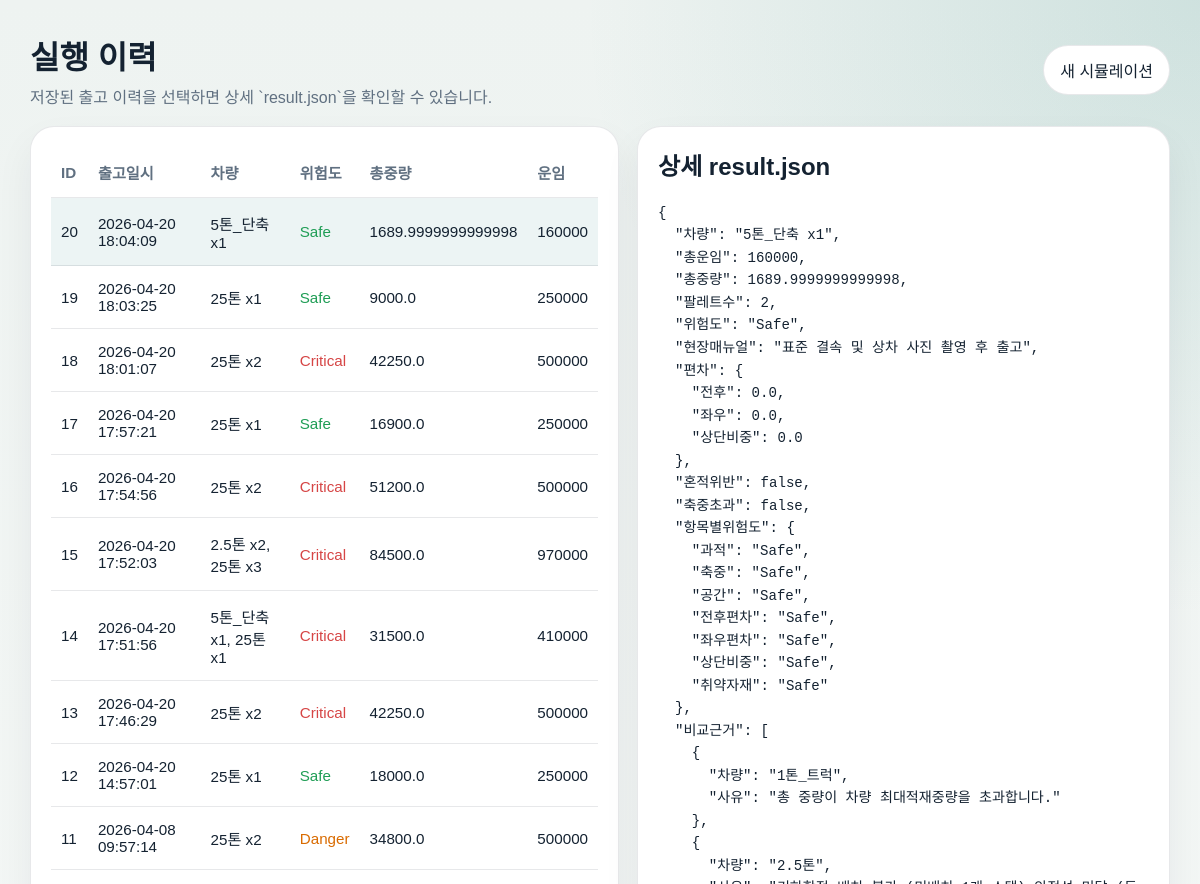
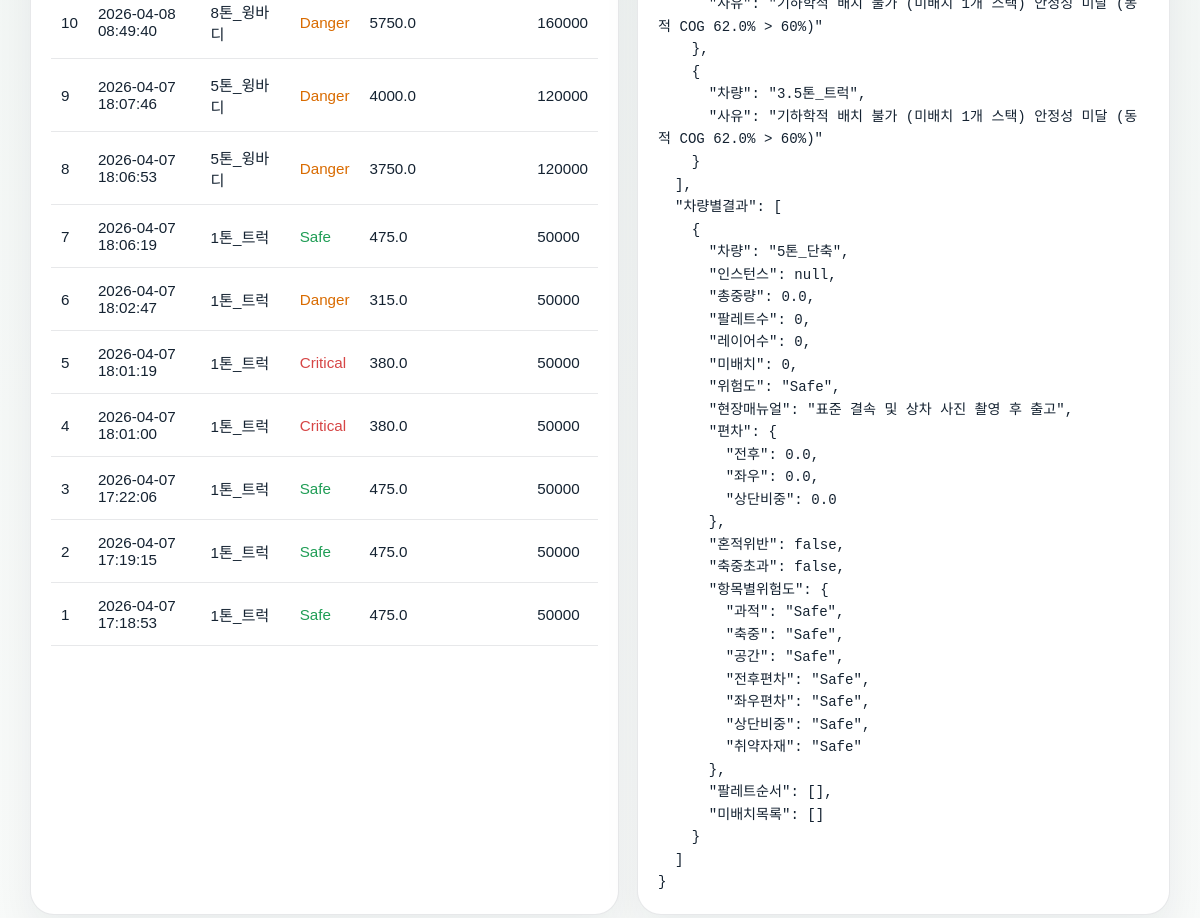
The app's page /history with its own data (2 pictures, top to bottom).
### tables this page shows
CREATE TABLE history (
                id INTEGER PRIMARY KEY AUTOINCREMENT,
                created_at TEXT NOT NULL,
                vehicle_name TEXT NOT NULL,
                risk_level TEXT NOT NULL,
                total_weight REAL NOT NULL,
                freight_cost INTEGER NOT NULL,
                result_json TEXT NOT NULL
            );

### src/app.py (the view)
@app.get("/history")
def history() -> str:
    init_history_db()
    selected_id = request.args.get("id", type=int)
    with get_db_connection() as connection:
        rows = connection.execute(
            "SELECT id, created_at, vehicle_name, risk_level, total_weight, freight_cost, result_json FROM history ORDER BY id DESC"
        ).fetchall()
    selected_payload = None
    if selected_id is not None:
        for row in rows:
            if row["id"] == selected_id:
                selected_payload = json.loads(row["result_json"])
                break
    elif rows:
        selected_payload = json.loads(rows[0]["result_json"])
        selected_id = int(rows[0]["id"])
    return render_template(
        "history.html",
        rows=rows,
        selected_id=selected_id,
        selected_payload=selected_payload,
        selected_payload_text=(
            json.dumps(selected_payload, ensure_ascii=False, indent=2)
            if selected_payload is not None
            else None
        ),
    )

### src/app.py (called while the page is built)
def get_db_connection() -> sqlite3.Connection:
    connection = sqlite3.connect(DB_PATH)
    connection.row_factory = sqlite3.Row
    return connection

def init_history_db() -> None:
    DATA_DIR.mkdir(parents=True, exist_ok=True)
    with get_db_connection() as connection:
        connection.execute(
            """
            CREATE TABLE IF NOT EXISTS history (
                id INTEGER PRIMARY KEY AUTOINCREMENT,
                created_at TEXT NOT NULL,
                vehicle_name TEXT NOT NULL,
                risk_level TEXT NOT NULL,
                total_weight REAL NOT NULL,
                freight_cost INTEGER NOT NULL,
                result_json TEXT NOT NULL
            )
            """
        )
        connection.commit()

def risk_color(level: str) -> str:
    return {
        "Safe": "#1f9d55",
        "Caution": "#d9a404",
        "Danger": "#d96b00",
        "Critical": "#d64545",
    }.get(level, "#4a5568")

@app.context_processor
def inject_helpers() -> dict[str, object]:
    return {"risk_color": risk_color}

### src/templates/history.html (shortened to what this page needs)
<!doctype html>
<html lang="ko">
<head>
</head>
<body>
  <div class="shell">
    <div class="nav">
      <div>
        <h1 style="margin:0;">실행 이력</h1>
        <div style="color:var(--muted); margin-top:6px;">저장된 출고 이력을 선택하면 상세 `result.json`을 확인할 수 있습니다.</div>
      </div>
      <a href="{{ url_for('index') }}">새 시뮬레이션</a>
    </div>
    <div class="layout">
      <section class="panel">
        <table>
          <thead>
            <tr>
              <th>ID</th>
              <th>출고일시</th>
              <th>차량</th>
              <th>위험도</th>
              <th>총중량</th>
              <th>운임</th>
            </tr>
          </thead>
          <tbody>
            {% for row in rows %}
              <tr data-href="{{ url_for('history', id=row['id']) }}" class="{% if selected_id == row['id'] %}active{% endif %}">
                <td>{{ row["id"] }}</td>
                <td>{{ row["created_at"] }}</td>
                <td>{{ row["vehicle_name"] }}</td>
                <td style="color: {{ risk_color(row['risk_level']) }}">{{ row["risk_level"] }}</td>
                <td>{{ row["total_weight"] }}</td>
                <td>{{ row["freight_cost"] }}</td>
              </tr>
            {% endfor %}
          </tbody>
        </table>
      </section>
      <section class="panel">
        <h2 style="margin-top:0;">상세 result.json</h2>
        {% if selected_payload_text %}
          <pre>{{ selected_payload_text }}</pre>
        {% else %}
          <p style="color:var(--muted);">저장된 이력이 없습니다.</p>
        {% endif %}
      </section>
    </div>
  </div>
</body>
</html>

### src/templates/history.html (style rules this page uses)
:root { --bg: #eef3f1; --ink: #142231; --muted: #607081; --panel: #fff; --border: rgba(20,34,49,.1); }
* { box-sizing: border-box; }
body { margin: 0; font-family: "Avenir Next", "Pretendard", sans-serif; background: radial-gradient(circle at top right, rgba(15,118,110,.14), transparent 28%), linear-gradient(180deg, #eef3f1, #f8faf9); color: var(--ink); }
.shell { max-width: 1180px; margin: 0 auto; padding: 32px 20px 56px; }
.nav { display: flex; justify-content: space-between; align-items: center; margin-bottom: 18px; }
.nav a { text-decoration: none; color: var(--ink); padding: 12px 16px; border-radius: 999px; background: white; border: 1px solid var(--border); }
.layout { display: grid; grid-template-columns: 1.05fr .95fr; gap: 18px; }
.panel { background: var(--panel); border: 1px solid var(--border); border-radius: 24px; padding: 20px; box-shadow: 0 18px 38px rgba(20,34,49,.06); }
table { width: 100%; border-collapse: collapse; }
th, td { text-align: left; padding: 14px 10px; border-bottom: 1px solid var(--border); font-size: 0.95rem; }
th { color: var(--muted); }
tr.active { background: rgba(15,118,110,.08); }
tr[data-href] { cursor: pointer; }
pre { margin: 0; white-space: pre-wrap; word-break: break-word; font-family: "SFMono-Regular", monospace; font-size: .88rem; line-height: 1.6; }

### records on screen
history: id "20", created_at "2026-04-20 18:04:09", vehicle_name "5톤_단축 x1", risk_level "Safe", total_weight "1689.9999999999998", freight_cost "160000", result_json "{ \"차량\": \"5톤_단축 x1\", \"총운임\": 160000, \"총중량\": 1689.9999999999998, \"팔레트수\": 2, \"위험도\": \"Safe\", \"현장매뉴얼\": \"표준 결속 및 상차 사진 촬영 후 출고\", \"편차\": { \"전후\": 0.0, \"좌우\": 0.0, \"상단비중\": 0.0 }, \"혼적위반\": false, \"축중초과\": false, \"항목별위험도\": { \"과적\": \"Safe\", \"축중\": \"Safe\", \"공간\": \"Safe\", \"전후편차\": \"Safe\", \"좌우편차\": \"Safe\", \"상단비중\": \"Safe\", \"취약자재\": \"Safe\" }, \"비교근거\": [ { \"차량\": \"1톤_트럭\", \"사유\": \"총 중량이 차량 최대적재중량을 초과합니다.\" }, { \"차량\": \"2.5톤\", \"사유\": \"기하학적 배치 불가 (미배치 1개 스택) 안정성 미달 (동적 COG 62.0% > 60%)\" }, { \"차량\": \"3.5톤_트럭\", \"사유\": \"기하학적 배치 불가 (미배치 1개 스택) 안정성 미달 (동적 COG 62.0% > 60%)\" } ], \"차량별결과\": [ { \"차량\": \"5톤_단축\", \"인스턴스\": null, \"총중량\": 0.0, \"팔레트수\": 0, \"레이어수\": 0, \"미배치\": 0, \"위험도\": \"Safe\", \"현장매뉴얼\": \"표준 결속 및 상차 사진 촬영 후 출고\", \"편차\": { \"전후\": 0.0, \"좌우\":…"
history: id "19", created_at "2026-04-20 18:03:25", vehicle_name "25톤 x1", risk_level "Safe", total_weight "9000.0", freight_cost "250000"
history: id "18", created_at "2026-04-20 18:01:07", vehicle_name "25톤 x2", risk_level "Critical", total_weight "42250.0", freight_cost "500000"
history: id "17", created_at "2026-04-20 17:57:21", vehicle_name "25톤 x1", risk_level "Safe", total_weight "16900.0", freight_cost "250000"
history: id "16", created_at "2026-04-20 17:54:56", vehicle_name "25톤 x2", risk_level "Critical", total_weight "51200.0", freight_cost "500000"
history: id "15", created_at "2026-04-20 17:52:03", vehicle_name "2.5톤 x2, 25톤 x3", risk_level "Critical", total_weight "84500.0", freight_cost "970000"
history: id "14", created_at "2026-04-20 17:51:56", vehicle_name "5톤_단축 x1, 25톤 x1", risk_level "Critical", total_weight "31500.0", freight_cost "410000"
history: id "13", created_at "2026-04-20 17:46:29", vehicle_name "25톤 x2", risk_level "Critical", total_weight "42250.0", freight_cost "500000"
history: id "12", created_at "2026-04-20 14:57:01", vehicle_name "25톤 x1", risk_level "Safe", total_weight "18000.0", freight_cost "250000"
history: id "11", created_at "2026-04-08 09:57:14", vehicle_name "25톤 x2", risk_level "Danger", total_weight "34800.0", freight_cost "500000"
history: id "10", created_at "2026-04-08 08:49:40", vehicle_name "8톤_윙바디", risk_level "Danger", total_weight "5750.0", freight_cost "160000"
history: id "9", created_at "2026-04-07 18:07:46", vehicle_name "5톤_윙바디", risk_level "Danger", total_weight "4000.0", freight_cost "120000"
history: id "8", created_at "2026-04-07 18:06:53", vehicle_name "5톤_윙바디", risk_level "Danger", total_weight "3750.0", freight_cost "120000"
history: id "7", created_at "2026-04-07 18:06:19", vehicle_name "1톤_트럭", risk_level "Safe", total_weight "475.0", freight_cost "50000"
history: id "6", created_at "2026-04-07 18:02:47", vehicle_name "1톤_트럭", risk_level "Danger", total_weight "315.0", freight_cost "50000"
history: id "5", created_at "2026-04-07 18:01:19", vehicle_name "1톤_트럭", risk_level "Critical", total_weight "380.0", freight_cost "50000"
history: id "4", created_at "2026-04-07 18:01:00", vehicle_name "1톤_트럭", risk_level "Critical", total_weight "380.0", freight_cost "50000"
history: id "3", created_at "2026-04-07 17:22:06", vehicle_name "1톤_트럭", risk_level "Safe", total_weight "475.0", freight_cost "50000"
history: id "2", created_at "2026-04-07 17:19:15", vehicle_name "1톤_트럭", risk_level "Safe", total_weight "475.0", freight_cost "50000"
history: id "1", created_at "2026-04-07 17:18:53", vehicle_name "1톤_트럭", risk_level "Safe", total_weight "475.0", freight_cost "50000"
